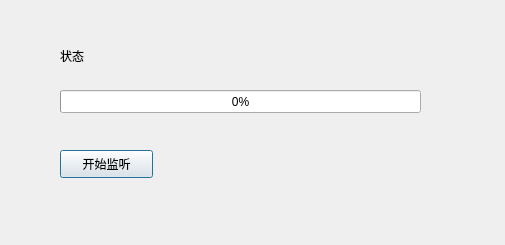
<?xml version="1.0" encoding="UTF-8"?>
<ui version="4.0">
 <class>ReceiveFile</class>
 <widget class="QDialog" name="ReceiveFile">
  <property name="geometry">
   <rect>
    <x>0</x>
    <y>0</y>
    <width>505</width>
    <height>245</height>
   </rect>
  </property>
  <property name="windowTitle">
   <string>Dialog</string>
  </property>
  <widget class="QLabel" name="label">
   <property name="geometry">
    <rect>
     <x>60</x>
     <y>40</y>
     <width>351</width>
     <height>31</height>
    </rect>
   </property>
   <property name="text">
    <string>状态</string>
   </property>
  </widget>
  <widget class="QProgressBar" name="progressBar">
   <property name="geometry">
    <rect>
     <x>60</x>
     <y>90</y>
     <width>361</width>
     <height>23</height>
    </rect>
   </property>
   <property name="value">
    <number>0</number>
   </property>
  </widget>
  <widget class="QPushButton" name="pushButton">
   <property name="geometry">
    <rect>
     <x>60</x>
     <y>150</y>
     <width>93</width>
     <height>28</height>
    </rect>
   </property>
   <property name="text">
    <string>开始监听</string>
   </property>
  </widget>
 </widget>
 <resources/>
 <connections/>
</ui>
